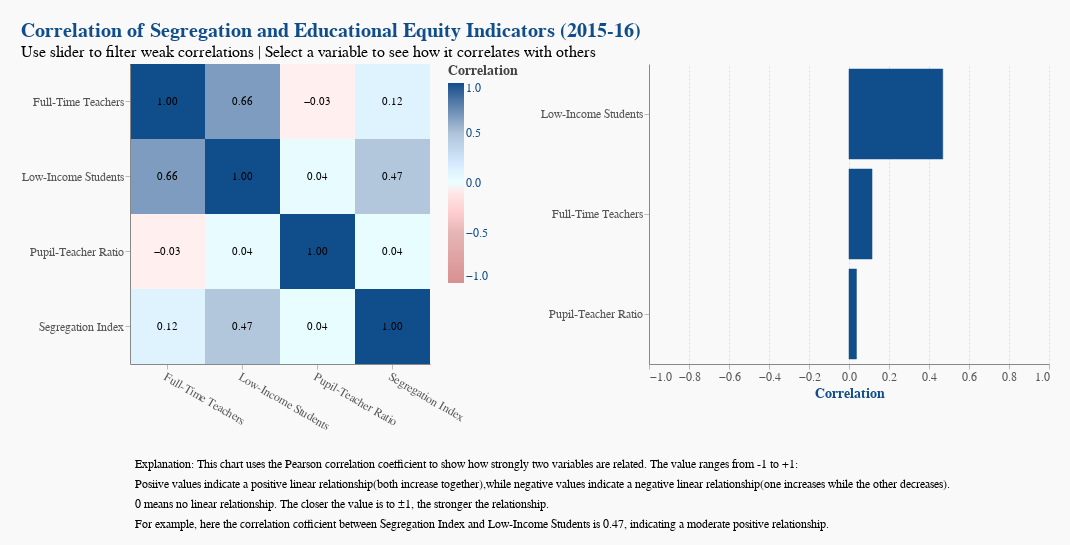

Here is the notebook cell this chart was saved with:
### Markdown cell above
## Final interactive design

### Code cell
dropdown = alt.binding_select(
    options=sorted(correlation_matrix["Variable 1"].unique()),
    name="Select Variable: "
)
focus = alt.param(name="focus", bind=dropdown, value="Segregation Index")
bar_chart = alt.Chart(correlation_matrix).transform_filter(
    "datum['Variable 1'] === focus && datum['Variable 1'] !== datum['Variable 2']"
).mark_bar().encode(
    x=alt.X("Correlation:Q", scale=alt.Scale(domain=[-1, 1])),
    y=alt.Y("Variable 2:N", sort="-x", title=""),
    color=alt.condition("datum.Correlation > 0", alt.value("#104e8b"), alt.value("#d89090")),
    tooltip=["Variable 1", "Variable 2", alt.Tooltip("Correlation:Q", format=".2f")]
).add_params(
    focus
).properties(
    width=400,
    height=300
)

threshold = alt.param(
    bind=alt.binding_range(min=0, max=1, step=0.05, name="Min |Correlation|: "),
    value=0
)

filtered_heatmap = alt.Chart(correlation_matrix).transform_filter(
    abs(alt.datum.Correlation) >= threshold
).mark_rect().encode(
   x=alt.X("Variable 1:N", title=None, sort=None, axis=alt.Axis(labelAngle=30)),
    y=alt.Y("Variable 2:N", title=None, sort=None),
    color=alt.Color("Correlation:Q", scale=alt.Scale(domain=[-1,1],range=['#d89090','#e5b5b5','#ffffff','#afc3d8','#104e8b']), title="Correlation"),
    tooltip=["Variable 1", "Variable 2", alt.Tooltip("Correlation:Q", format=".2f")]
).add_params(
    threshold
).properties(
    width=300,
    height=300
)
text = alt.Chart(correlation_matrix).mark_text(baseline='middle').encode(
    x="Variable 1:N",
    y="Variable 2:N",
    text=alt.Text("Correlation:Q", format=".2f"),
    color=alt.condition(abs(alt.datum.Correlation) < threshold, alt.value("white"), alt.value("black"))
)

heatmap_chart = (filtered_heatmap + text)
final_chart2 = alt.hconcat(
    heatmap_chart,
    bar_chart
).resolve_scale(color='independent')

caption_text = pd.DataFrame({
    "text": [
        "Explanation: This chart uses the Pearson correlation coefficient to show how strongly two variables are related. The value ranges from -1 to +1:",
        "Posiive values indicate a positive linear relationship(both increase together),while negative values indicate a negative linear relationship(one increases while the other decreases).",
        "0 means no linear relationship. The closer the value is to ±1, the stronger the relationship.",
        "For example, here the correlation cofficient between Segregation Index and Low-Income Students is 0.47, indicating a moderate positive relationship."
    ],
    "line": [1, 2, 3, 4, ]
})

caption = alt.Chart(caption_text).mark_text(
    align='left',
    fontSize=12,
    dx=5
).encode(
    x=alt.value(0),
    y=alt.Y("line:O", axis=None),
    text="text:N"
).properties(
    width=700,
    height=80
)
final_chart_with_caption = alt.vconcat(
    final_chart2,
    caption
).configure_title(
    fontSize=20,
    subtitleFontSize=16
).configure_axis(labelFontSize=12).properties(
    title={
        "text": "Correlation of Segregation and Educational Equity Indicators (2015-16)",
        "subtitle": "Use slider to filter weak correlations | Select a variable to see how it correlates with others",
    },
    padding={"top": 20, "bottom": 10, "left": 20, "right": 20}
)

final_chart_with_caption

### Figure 1 — Vega-Lite specification as saved in the notebook (floating-point values rounded to 4 significant figures)
{"config": {"view": {"stroke": "transparent"}, "background": "#f9f9f9", "title": {"fontSize": 20, "anchor": "start", "color": "#104e8b", "subtitleFontSize": 16}, "axis": {"labelFontSize": 12, "titleFontSize": 14, "titleColor": "#104e8b", "labelColor": "#555", "gridColor": "#ddd", "gridDash": [2, 2], "tickColor": "#bbb"}, "legend": {"labelFontSize": 12, "titleFontSize": 14, "labelColor": "#104e8b", "titleColor": "#444"}, "mark": {"color": "#104e8b", "tooltip": true}, "bar": {"fill": "#376b9e", "stroke": "#104e8b", "strokeWidth": 0.5}, "line": {"stroke": "#b22222", "strokeWidth": 2}, "point": {"filled": true, "fill": "#b22222", "stroke": "#d09090", "size": 50}, "area": {"fill": "#e5b5b5", "opacity": 0.5}}, "vconcat": [{"hconcat": [{"layer": [{"mark": {"type": "rect"}, "encoding": {"color": {"field": "Correlation", "scale": {"domain": [-1, 1], "range": ["#d89090", "#e5b5b5", "#ffffff", "#afc3d8", "#104e8b"]}, "title": "Correlation", "type": "quantitative"}, "tooltip": [{"field": "Variable 1", "type": "nominal"}, {"field": "Variable 2", "type": "nominal"}, {"field": "Correlation", "format": ".2f", "type": "quantitative"}], "x": {"axis": {"labelAngle": 30}, "field": "Variable 1", "sort": null, "title": null, "type": "nominal"}, "y": {"field": "Variable 2", "sort": null, "title": null, "type": "nominal"}}, "transform": [{"filter": "(abs(datum.Correlation) >= param_3)"}]}, {"mark": {"type": "text", "baseline": "middle"}, "encoding": {"color": {"condition": {"test": "(abs(datum.Correlation) < param_3)", "value": "white"}, "value": "black"}, "text": {"field": "Correlation", "format": ".2f", "type": "quantitative"}, "x": {"field": "Variable 1", "type": "nominal"}, "y": {"field": "Variable 2", "type": "nominal"}}}], "height": 300, "width": 300}, {"mark": {"type": "bar"}, "encoding": {"color": {"condition": {"test": "datum.Correlation > 0", "value": "#104e8b"}, "value": "#d89090"}, "tooltip": [{"field": "Variable 1", "type": "nominal"}, {"field": "Variable 2", "type": "nominal"}, {"field": "Correlation", "format": ".2f", "type": "quantitative"}], "x": {"field": "Correlation", "scale": {"domain": [-1, 1]}, "type": "quantitative"}, "y": {"field": "Variable 2", "sort": "-x", "title": "", "type": "nominal"}}, "height": 300, "transform": [{"filter": "datum['Variable 1'] === focus && datum['Variable 1'] !== datum['Variable 2']"}], "width": 400}], "data": {"name": "data-fd6a17337245ee9f44b9051c3adca779"}, "resolve": {"scale": {"color": "independent"}}}, {"data": {"name": "data-5900336b64da9786b9142ec2e7790f46"}, "mark": {"type": "text", "align": "left", "dx": 5, "fontSize": 12}, "encoding": {"text": {"field": "text", "type": "nominal"}, "x": {"value": 0}, "y": {"axis": null, "field": "line", "type": "ordinal"}}, "height": 80, "width": 700}], "padding": {"top": 20, "bottom": 10, "left": 20, "right": 20}, "params": [{"name": "param_3", "bind": {"input": "range", "max": 1, "min": 0, "name": "Min |Correlation|: ", "step": 0.05}, "value": 0}, {"name": "focus", "bind": {"input": "select", "options": ["Full-Time Teachers", "Low-Income Students", "Pupil-Teacher Ratio", "Segregation Index"], "name": "Select Variable: "}, "value": "Segregation Index"}], "title": {"text": "Correlation of Segregation and Educational Equity Indicators (2015-16)", "subtitle": "Use slider to filter weak correlations | Select a variable to see how it correlates with others"}, "$schema": "https://vega.github.io/schema/vega-lite/v5.16.3.json", "datasets": {"data-fd6a17337245ee9f44b9051c3adca779": [{"Variable 1": "Segregation Index", "Variable 2": "Segregation Index", "Correlation": 1.0}, {"Variable 1": "Pupil-Teacher Ratio", "Variable 2": "Segregation Index", "Correlation": 0.03729}, {"Variable 1": "Low-Income Students", "Variable 2": "Segregation Index", "Correlation": 0.4688}, {"Variable 1": "Full-Time Teachers", "Variable 2": "Segregation Index", "Correlation": 0.1152}, {"Variable 1": "Segregation Index", "Variable 2": "Pupil-Teacher Ratio", "Correlation": 0.03729}, {"Variable 1": "Pupil-Teacher Ratio", "Variable 2": "Pupil-Teacher Ratio", "Correlation": 1.0}, {"Variable 1": "Low-Income Students", "Variable 2": "Pupil-Teacher Ratio", "Correlation": 0.04312}, {"Variable 1": "Full-Time Teachers", "Variable 2": "Pupil-Teacher Ratio", "Correlation": -0.02784}, {"Variable 1": "Segregation Index", "Variable 2": "Low-Income Students", "Correlation": 0.4688}, {"Variable 1": "Pupil-Teacher Ratio", "Variable 2": "Low-Income Students", "Correlation": 0.04312}, {"Variable 1": "Low-Income Students", "Variable 2": "Low-Income Students", "Correlation": 1.0}, {"Variable 1": "Full-Time Teachers", "Variable 2": "Low-Income Students", "Correlation": 0.662}, {"Variable 1": "Segregation Index", "Variable 2": "Full-Time Teachers", "Correlation": 0.1152}, {"Variable 1": "Pupil-Teacher Ratio", "Variable 2": "Full-Time Teachers", "Correlation": -0.02784}, {"Variable 1": "Low-Income Students", "Variable 2": "Full-Time Teachers", "Correlation": 0.662}, {"Variable 1": "Full-Time Teachers", "Variable 2": "Full-Time Teachers", "Correlation": 1.0}], "data-5900336b64da9786b9142ec2e7790f46": [{"text": "Explanation: This chart uses the Pearson correlation coefficient to show how strongly two variables are related. The value ranges from -1 to +1:", "line": 1}, {"text": "Posiive values indicate a positive linear relationship(both increase together),while negative values indicate a negative linear relationship(one increases while the other decreases).", "line": 2}, {"text": "0 means no linear relationship. The closer the value is to ±1, the stronger the relationship.", "line": 3}, {"text": "For example, here the correlation cofficient between Segregation Index and Low-Income Students is 0.47, indicating a moderate positive relationship.", "line": 4}]}}
